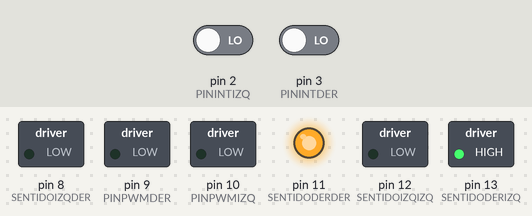
Simulated run of this sketch. Board: Arduino Uno, built with avr-gcc and run on an emulated ATmega328P. On the bench: switched loads named in the sketch (green lamp = pin HIGH), output pins drawn as LEDs (lit = HIGH). Inputs (shaded band) come from the test bench; at power-on: pin 2 (PININTIZQ) LOW, pin 3 (PININTDER) LOW.

Above: at 0.25 s.
At 37.4 s:
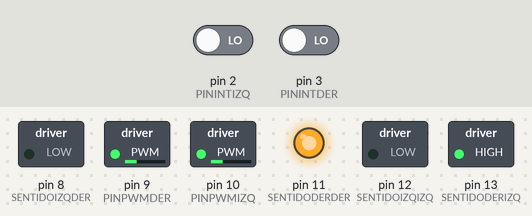
Timing chart, 0 to 40.0 s (numbered marks = the images above):
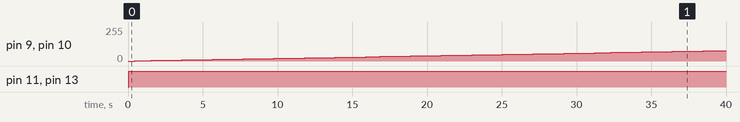

Measured:
- by itself, pin 9 (PINPWMDER), pin 10 (PINPWMIZQ): moves from 0/255 to 78/255 over 39.0 s
- by itself, pin 11 (SENTIDODERDER), pin 13 (SENTIDODERIZQ): LOW → HIGH at 0.05 s

The sketch:

fuzzy.ino
```cpp
#include <Timer.h>
#include "fuzzy.h"
#include <EEPROM.h>
#include "velocidad.h"
//Motor 1
#define PINPWMIZQ 10
#define SENTIDODERIZQ 13
#define SENTIDOIZQIZQ 12
#define PININTIZQ 2
//Motor 2
#define PINPWMDER 9
#define SENTIDODERDER 11
#define SENTIDOIZQDER 8
#define PININTDER 3


#define TS 50

Timer t;
short ID;

volatile int pulsosDer = 0;
volatile int pulsosIzq = 0;

fuzzy controlmotorIzq(0,0);
fuzzy controlmotorDer(0,0);

short Velgs;

char pwmcont = 0;
char pwmcontDer = 0;
unsigned char i=0;


void setup()
{ Serial.begin(9600);
  attachInterrupt( digitalPinToInterrupt(PININTIZQ), EncoderIzq, CHANGE);
  attachInterrupt( digitalPinToInterrupt(PININTDER), EncoderDer, CHANGE);
   pinMode(PINPWMIZQ,OUTPUT);
   pinMode(SENTIDODERIZQ,OUTPUT);
   pinMode(SENTIDOIZQIZQ,OUTPUT);
   pinMode(PINPWMDER,OUTPUT);
   pinMode(SENTIDODERDER,OUTPUT);
   pinMode(SENTIDOIZQDER,OUTPUT);
   ID = t.every( TS, execute);
   //pinMode(13,LOW);

}
void loop()
{
 t.update();//Timer update
 //digitalWrite(13,HIGH);
}

void EncoderIzq()
  {
  pulsosIzq++ ;
  }

  void EncoderDer()
  {
  pulsosDer++ ;
  }

void execute()
   {   controlmotorIzq.w_d=(short)(pulsosIzq)*(1000.0/TS)*360/960.0;//grados *s
       pulsosIzq=0;
       controlmotorDer.w_d=(short)(pulsosDer)*(1000.0/TS)*360/960.0;
       pulsosDer=0;
       //digitalWrite(13,HIGH);
      /* Serial.print("pwm: ");
       Serial.print(pwmcont);
       Serial.print("\t ");
       Serial.print("vel: ");
       Serial.println(controlmotorIzq.w_d);
       Serial.print("\t ");
       Serial.print("pulsos: ");
       Serial.println(pulsosIzq);*/


      Velgs=(((int8_t)pgm_read_byte(&vel[i]))*(30/*referencia interfaz*/))/7.33; // ((2*pi*r)/360)*100=7.33

      controlmotorIzq.updateVars(Velgs);
      controlmotorIzq.fuzzyfication();
      pwmcont=controlmotorIzq.defuzzyfication(pwmcont);

      controlmotorDer.updateVars(Velgs);
      controlmotorDer.fuzzyfication();
      pwmcontDer=controlmotorDer.defuzzyfication(pwmcontDer);

      digitalWrite(SENTIDODERIZQ,HIGH);
      digitalWrite(SENTIDOIZQIZQ,LOW);
      analogWrite(PINPWMIZQ,pwmcont);

      digitalWrite(SENTIDODERDER,HIGH);
      digitalWrite(SENTIDOIZQDER,LOW);
      analogWrite(PINPWMDER,pwmcontDer);

      i+=5;

      if(i>=202)
          i=0;

   }
```

fuzzy.cpp
```cpp
#include "fuzzy.h"
#include "fuzzyMat.h"
#define REF 800
#define T_S_ENC 100000.0
void fuzzy::updateVars(short ref)
{
    e_t=ref-w_d;
    de_t_dt=((float)e_t-e_t_ant)/T_S_ENC;
    e_t_ant=e_t;

}

fuzzy::fuzzy(short w_d, short ref)
{
    ///leer sensor
    e_t=ref-w_d;
    e_t_ant=e_t;
}

void fuzzy::fuzzyfication(void)
{
    int i,j;
    float belErr, belDErr;

    nRulesActivated=0;

    for(i=-2; i<=2; i++)
    {
        belErr=belonging(i,ERR,e_t);
        if(belErr)
        {
            for(j=-2; j<=2; j++)
            {
                belDErr=belonging(j,D_ERR,de_t_dt);
                if(belDErr)
                {
                    inference(i,j,belErr,belDErr);
                    nRulesActivated++;
                    //break;
                }
            }
        }

    }


}

float fuzzy::minimo(float belErr, float belDErr)
{


  if(belErr<=belDErr)
     return belErr;
  else
    return belDErr;

}

void fuzzy::inference(int e,int dedt,float belErr, float belDErr){
    float uPremise;

    uPremise=minimo(belErr,belDErr);
    rulesRecommendation[nRulesActivated]=uPremise;
    rulesActivated[nRulesActivated]=fuzzyMat[e+2][dedt+2];

}

float fuzzy::belonging(short nivel,short var, float valor)
{
    short centro,ancho, belong;
    switch(nivel)
    {
    case GN:
        if(var==ERR)
        {
            centro=-40;
            ancho=40;
        }
        else
        {
            centro=-10;
            ancho=10;
        }
        break;
    case PN:
        if(var==ERR)
        {
            centro=-10;
            ancho=20;
        }
        else
        {
            centro=-5;
            ancho=10;
        }
        break;
    case Z:
        if(var==ERR)
        {
            centro=0;
            ancho=20;
        }
        else
        {
            centro=0;
            ancho=10;
        }
        break;
    case PP:
        if(var==ERR)
        {
            centro=10;
            ancho=20;
        }
        else
        {
            centro=5;
            ancho=10;
        }
        break;
    case GP:
        if(var==ERR)
        {
            centro=40;
            ancho=40;
        }
        else
        {
            centro=10;
            ancho=10;
        }
        break;
    }


    if(valor<centro)
    {
        if(nivel==GN)
            belong=1;
        else
            belong=2.0/ancho*(valor-centro)+1;
    }
    else
    {
        if(nivel==GP)
            belong=1;
        else
            belong=2.0/ancho*(centro-valor)+1;
    }


    if(belong>0)
        return belong;
    else
        return 0;

}


unsigned char fuzzy::defuzzyfication(char pwmcont){
    int ancho=3;
    float denominator=0,centro;
    fuzzyOutput=0;
    for(int i=0;i<nRulesActivated;i++){
        switch(rulesActivated[i]){
            case -2:
                centro=-2;
                break;
            case -1:
                centro=-1;
                break;
            case 0:
                centro=0;
                break;
            case 1:
                centro=1;
                break;
            case 2:
                centro=2;
                break;
        }
        float area=ancho*(rulesRecommendation[i]-rulesRecommendation[i]*rulesRecommendation[i]/2);
        fuzzyOutput+=centro*area;
        denominator+=area;
    }
    fuzzyOutput/=denominator;

    return pwmcont=pwmcont+fuzzyOutput;


}
```

fuzzy.h
```cpp
#include <math.h>


#define GN -2
#define PN -1
#define Z  0
#define PP 1
#define GP 2

#define ERR   0
#define D_ERR 1


class fuzzy
{


public:
    fuzzy(short w_d, short ref);
    int ref;
    float plant_ouput;
    float ts;
    void updateVars(short ref);
    void fuzzyfication(void);
    unsigned char defuzzyfication(char pwmcont);
    char fuzzyOutput;
    short w_d;


private:


    float e_t;
    float e_t_ant;
    float de_t_dt;

    float rulesRecommendation[4];
    char rulesActivated[4];
    int nRulesActivated;


    float belonging(short nivel,short var, float valor);
    void inference(int e,int dedt,float belErr, float belDErr);
    float minimo(float belErr, float belDErr);
};
```

fuzzyMat.h
```cpp
  char fuzzyMat[5][5]=
    {
        { PP, PN, GN, PN,  GN},
        { PP, PP, PN, PN,  GN},
        { GP, PP,  Z, PN,  GN},
        { GP, PP, PP, PN,  PN},
        { GP, GP, GP, PP,  PN}

    };
```

Source omitted: velocidad.h (data table, 851 bytes)
